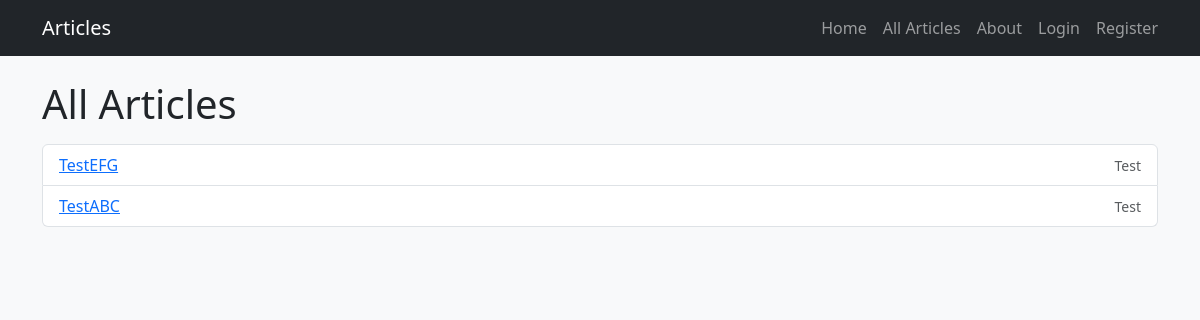
Page /articles on the earlier database version.
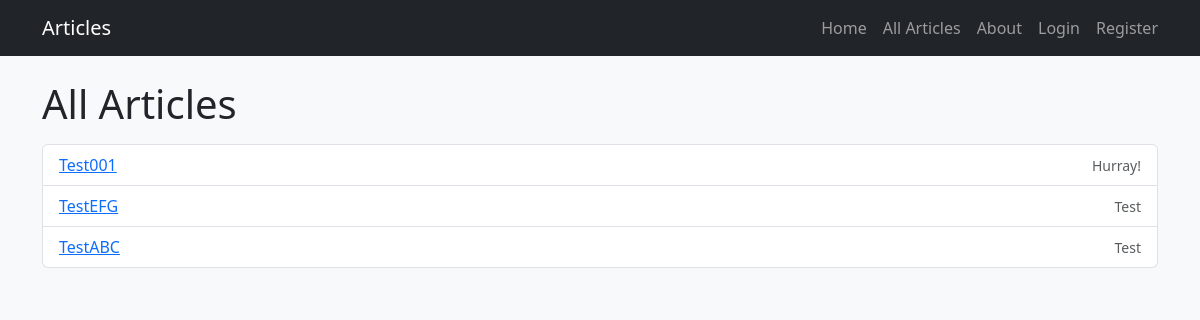
Same page on the later database version.
### app.py (models this page shows)
class Article(db.Model):
    id    = db.Column(db.Integer, primary_key=True)
    title = db.Column(db.String(200), nullable=False)
    body  = db.Column(db.Text, nullable=False)
    tags  = db.Column(db.String(255))
    slug  = db.Column(db.String(255), unique=True, nullable=False)

### app.py (the view)
@app.route("/articles")
def articles():
    items = Article.query.order_by(Article.id.desc()).all()
    return render_template("articles.html", items=items)

### templates/articles.html (shortened to what this page needs)
{% extends "base.html" %}
{% block content %}
  <div class="d-flex justify-content-between align-items-center mb-3">
    <h1 class="mb-0">All Articles</h1>
  </div>
  {% if items %}
    <ul class="list-group">
      {% for a in items %}
        <li class="list-group-item d-flex justify-content-between align-items-center">
          <a href="{{ url_for('article_by_slug', slug=a.slug) if a.slug else url_for('article_detail', article_id=a.id) }}">{{ a.title }}</a>
          <small class="text-muted">{{ a.tags }}</small>
        </li>
      {% endfor %}
    </ul>
  {% else %}
    <p>No articles yet.
      {% if current_user.is_authenticated %}
        <a href="{{ url_for('create') }}">Create one</a>.
      {% endif %}
    </p>
  {% endif %}
{% endblock %}

### templates/base.html (shortened to what this page needs)
<!doctype html>
<html lang="en">
<head>
  <link href="https://cdn.jsdelivr.net/npm/bootstrap@5.3.3/dist/css/bootstrap.min.css" rel="stylesheet">
  <link rel="stylesheet" href="{{ url_for('static', filename='style.css') }}">
</head>
<body class="bg-light">
<nav class="navbar navbar-dark bg-dark mb-4">
  <div class="container">
    <a class="navbar-brand" href="{{ url_for('home') }}">Articles</a>
    <ul class="navbar-nav flex-row gap-3">
      <li class="nav-item"><a class="nav-link" href="{{ url_for('home') }}">Home</a></li>
      <li class="nav-item"><a class="nav-link" href="{{ url_for('articles') }}">All Articles</a></li>
      <li class="nav-item"><a class="nav-link" href="{{ url_for('about') }}">About</a></li>
      {% if current_user.is_authenticated %}
        <li class="nav-item"><a class="nav-link" href="{{ url_for('create') }}">New</a></li>
        <li class="nav-item"><span class="navbar-text text-white-50">Hi, {{ current_user.email }}</span></li>
        <li class="nav-item"><a class="nav-link" href="{{ url_for('logout') }}">Logout</a></li>
      {% else %}
        <li class="nav-item"><a class="nav-link" href="{{ url_for('login') }}">Login</a></li>
        <li class="nav-item"><a class="nav-link" href="{{ url_for('register') }}">Register</a></li>
      {% endif %}
    </ul>
  </div>
</nav>
<main class="container">{% block content %}{% endblock %}</main>
</body>
</html>

Differences in the rows shown:
added Article: title "Test001", tags "Hurray!"
